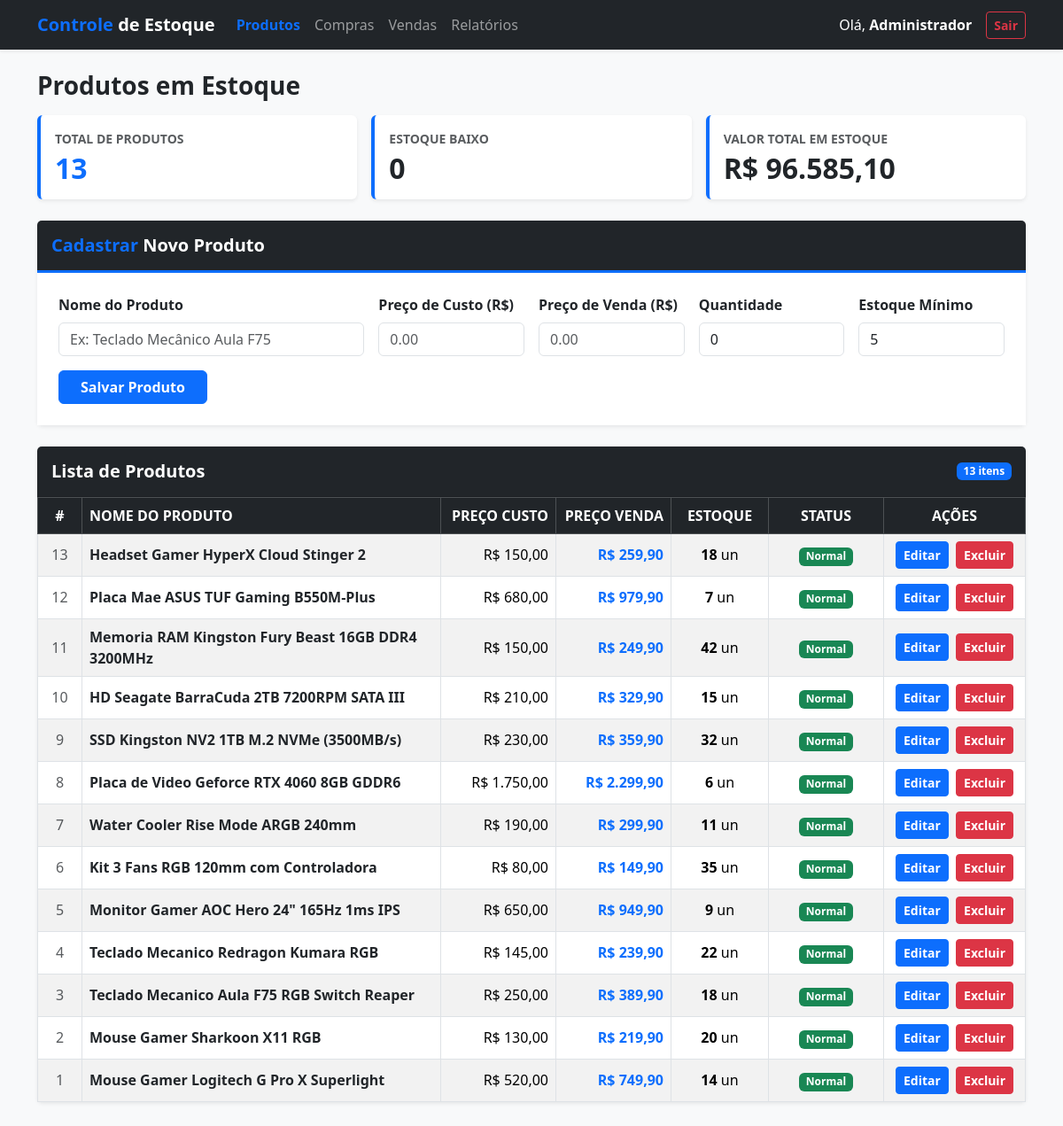
/index.php (signed in), run on the app's committed database.
### tables this page shows
CREATE TABLE PRODUTOS (
    cd_produto INT NOT NULL AUTO_INCREMENT PRIMARY KEY,
    nm_produto VARCHAR(100) NOT NULL,
    ds_produto VARCHAR(200),
    vl_custo DECIMAL(10,2) NOT NULL,
    vl_venda DECIMAL(10,2) NOT NULL,
    qt_estoque INT NOT NULL DEFAULT 0,
    qt_estoque_minimo INT NOT NULL DEFAULT 0,
    cd_categoria INT NOT NULL,
    cd_fornecedor INT NOT NULL,

    FOREIGN KEY (cd_categoria)
        REFERENCES CATEGORIAS(cd_categoria),

    FOREIGN KEY (cd_fornecedor)
        REFERENCES FORNECEDORES(cd_fornecedor)
);

### index.php (the view, shortened to what this page needs)
<?php
require_once "conexao.php";
$produtos = $pdo->query("SELECT * FROM produtos ORDER BY cd_produto DESC")->fetchAll(PDO::FETCH_ASSOC);
$total_produtos = count($produtos);
$produtos_baixo_estoque = 0;
$valor_total_estoque = 0;
foreach ($produtos as $p) {
    $valor_total_estoque += ($p['vl_venda'] * $p['qt_estoque']);
}
?>
<!DOCTYPE html>
<html lang="pt-BR">
<head>
    <link href="https://cdn.jsdelivr.net/npm/bootstrap@5.3.3/dist/css/bootstrap.min.css" rel="stylesheet">
</head>
<body class="bg-light">
<nav class="navbar navbar-expand-lg navbar-dark bg-dark shadow-sm mb-4">
    <div class="container">
        <a class="navbar-brand fw-bold" href="index.php"><span class="text-primary">Controle</span> de Estoque</a>
        <div class="collapse navbar-collapse" id="menu">
            <ul class="navbar-nav me-auto mb-2 mb-lg-0">
                <li class="nav-item">
                    <a class="nav-link active fw-bold text-primary" href="index.php">Produtos</a>
                </li>
                <li class="nav-item">
                    <a class="nav-link" href="compras.php">Compras</a>
                </li>
                <li class="nav-item">
                    <a class="nav-link" href="vendas.php">Vendas</a>
                </li>
                <li class="nav-item">
                    <a class="nav-link" href="relatorios.php">Relatórios</a>
                </li>
            </ul>
            <div class="d-flex align-items-center">
                <span class="text-white me-3">Olá, <strong><?php echo htmlspecialchars($_SESSION['usuario']); ?></strong></span>
                <a href="logout.php" class="btn btn-outline-danger btn-sm fw-bold">Sair</a>
            </div>
        </div>
    </div>
</nav>
<div class="container mb-5">
    <div class="d-flex justify-content-between align-items-center mb-3">
        <h3 class="fw-bold text-dark mb-0">Produtos em Estoque</h3>
    </div>
    <div class="row g-3 mb-4">
        <div class="col-md-4">
            <div class="card shadow-sm border-0 bg-white p-3 border-start border-primary border-4">
                <div class="text-muted small fw-bold">TOTAL DE PRODUTOS</div>
                <h2 class="fw-bold text-primary mb-0 mt-1"><?php echo $total_produtos; ?></h2>
            </div>
        </div>
        <div class="col-md-4">
            <div class="card shadow-sm border-0 bg-white p-3 border-start border-primary border-4">
                <div class="text-muted small fw-bold">ESTOQUE BAIXO</div>
                <h2 class="fw-bold mb-0 mt-1 <?php echo ($produtos_baixo_estoque > 0) ? 'text-danger' : 'text-dark'; ?>">
                    <?php echo $produtos_baixo_estoque; ?>
                </h2>
            </div>
        </div>
        <div class="col-md-4">
            <div class="card shadow-sm border-0 bg-white p-3 border-start border-primary border-4">
                <div class="text-muted small fw-bold">VALOR TOTAL EM ESTOQUE</div>
                <h2 class="fw-bold text-dark mb-0 mt-1">R$ <?php echo number_format($valor_total_estoque, 2, ',', '.'); ?></h2>
            </div>
        </div>
    </div>
    <div class="card shadow-sm border-0 mb-4">
        <div class="card-header bg-dark text-white py-3 border-bottom border-primary border-3">
            <h5 class="mb-0 fw-bold"><span class="text-primary">Cadastrar</span> Novo Produto</h5>
        </div>
        <div class="card-body p-4 bg-white">
            <form method="POST" action="index.php">
                <div class="row g-3">
                    <div class="col-md-4">
                        <label class="form-label fw-bold text-dark">Nome do Produto</label>
                        <input type="text" name="nome" class="form-control" placeholder="Ex: Teclado Mecânico Aula F75" required>
                    </div>
                    <div class="col-md-2">
                        <label class="form-label fw-bold text-dark">Preço de Custo (R$)</label>
                        <input type="number" step="0.01" name="preco_custo" class="form-control" placeholder="0.00" required>
                    </div>
                    <div class="col-md-2">
                        <label class="form-label fw-bold text-dark">Preço de Venda (R$)</label>
                        <input type="number" step="0.01" name="preco_venda" class="form-control" placeholder="0.00" required>
                    </div>
                    <div class="col-md-2">
                        <label class="form-label fw-bold text-dark">Quantidade</label>
                        <input type="number" name="quantidade" class="form-control" value="0" required>
                    </div>
                    <div class="col-md-2">
                        <label class="form-label fw-bold text-dark">Estoque Mínimo</label>
                        <input type="number" name="estoque_minimo" class="form-control" value="5" required>
                    </div>
                </div>
                <div class="mt-3">
                    <button type="submit" class="btn btn-primary fw-bold px-4">Salvar Produto</button>
                </div>
            </form>
        </div>
    </div>
    <div class="card shadow-sm border-0">
        <div class="card-header bg-dark text-white py-3 d-flex justify-content-between align-items-center">
            <h5 class="mb-0 fw-bold">Lista de Produtos</h5>
            <span class="badge bg-primary"><?php echo $total_produtos; ?> itens</span>
        </div>
        <div class="card-body p-0 bg-white">
            <div class="table-responsive">
                <table class="table table-striped table-bordered table-hover mb-0 align-middle">
                    <thead class="table-dark">
                        <tr>
                            <th class="text-center text-nowrap" style="width: 50px;">#</th>
                            <th>NOME DO PRODUTO</th>
                            <th class="text-nowrap text-end" style="width: 130px;">PREÇO CUSTO</th>
                            <th class="text-nowrap text-end" style="width: 130px;">PREÇO VENDA</th>
                            <th class="text-nowrap text-center" style="width: 110px;">ESTOQUE</th>
                            <th class="text-nowrap text-center" style="width: 130px;">STATUS</th>
                            <th class="text-nowrap text-center" style="width: 160px;">AÇÕES</th>
                        </tr>
                    </thead>
                    <tbody>
                        <?php if (empty($produtos)): ?>
                            <tr>
                                <td colspan="7" class="text-center py-4 text-muted">Nenhum produto cadastrado.</td>
                            </tr>
                        <?php else: ?>
                            <?php foreach ($produtos as $p): ?>
                                <tr>
                                    <td class="text-center text-muted"><?php echo $p['cd_produto']; ?></td>
                                    <td><strong class="text-dark"><?php echo htmlspecialchars($p['nm_produto']); ?></strong></td>
                                    <td class="text-nowrap text-end">R$ <?php echo number_format($p['vl_custo'], 2, ',', '.'); ?></td>
                                    <td class="text-nowrap text-end"><strong class="text-primary">R$ <?php echo number_format($p['vl_venda'], 2, ',', '.'); ?></strong></td>
                                    <td class="text-nowrap text-center"><strong><?php echo $p['qt_estoque']; ?></strong> un</td>
                                    <td class="text-nowrap text-center">
                                        <?php if ($p['qt_estoque'] == 0): ?>
                                            <span class="badge bg-secondary">Esgotado</span>
                                        <?php elseif ($p['qt_estoque'] <= $p['qt_estoque_minimo']): ?>
                                            <span class="badge bg-danger">Estoque Baixo</span>
                                        <?php else: ?>
                                            <span class="badge bg-success">Normal</span>
                                        <?php endif; ?>
                                    </td>
                                    <td class="text-nowrap text-center">
                                        <a href="editar_produto.php?id=<?php echo $p['cd_produto']; ?>" class="btn btn-primary btn-sm fw-bold me-1">Editar</a>
                                        <a href="index.php?excluir=<?php echo $p['cd_produto']; ?>" class="btn btn-danger btn-sm fw-bold" onclick="return confirm('Deseja realmente excluir este produto?')">Excluir</a>
                                    </td>
                                </tr>
                            <?php endforeach; ?>
                        <?php endif; ?>
                    </tbody>
                </table>
            </div>
        </div>
    </div>
</div>
</body>
</html>

### data on the page
produtos: cd_produto "13", nm_produto "Headset Gamer HyperX Cloud Stinger 2", vl_custo "150,00", vl_venda "259,90", qt_estoque "18", qt_estoque_minimo "Normal"
produtos: cd_produto "12", nm_produto "Placa Mae ASUS TUF Gaming B550M-Plus", vl_custo "680,00", vl_venda "979,90", qt_estoque "7", qt_estoque_minimo "Normal"
produtos: cd_produto "11", nm_produto "Memoria RAM Kingston Fury Beast 16GB DDR4 3200MHz", vl_custo "150,00", vl_venda "249,90", qt_estoque "42", qt_estoque_minimo "Normal"
produtos: cd_produto "10", nm_produto "HD Seagate BarraCuda 2TB 7200RPM SATA III", vl_custo "210,00", vl_venda "329,90", qt_estoque "15", qt_estoque_minimo "Normal"
produtos: cd_produto "9", nm_produto "SSD Kingston NV2 1TB M.2 NVMe (3500MB/s)", vl_custo "230,00", vl_venda "359,90", qt_estoque "32", qt_estoque_minimo "Normal"
produtos: cd_produto "8", nm_produto "Placa de Video Geforce RTX 4060 8GB GDDR6", vl_custo "1.750,00", vl_venda "2.299,90", qt_estoque "6", qt_estoque_minimo "Normal"
produtos: cd_produto "7", nm_produto "Water Cooler Rise Mode ARGB 240mm", vl_custo "190,00", vl_venda "299,90", qt_estoque "11", qt_estoque_minimo "Normal"
produtos: cd_produto "6", nm_produto "Kit 3 Fans RGB 120mm com Controladora", vl_custo "80,00", vl_venda "149,90", qt_estoque "35", qt_estoque_minimo "Normal"
produtos: cd_produto "5", nm_produto "Monitor Gamer AOC Hero 24\" 165Hz 1ms IPS", vl_custo "650,00", vl_venda "949,90", qt_estoque "9", qt_estoque_minimo "Normal"
produtos: cd_produto "4", nm_produto "Teclado Mecanico Redragon Kumara RGB", vl_custo "145,00", vl_venda "239,90", qt_estoque "22", qt_estoque_minimo "Normal"
produtos: cd_produto "3", nm_produto "Teclado Mecanico Aula F75 RGB Switch Reaper", vl_custo "250,00", vl_venda "389,90", qt_estoque "18", qt_estoque_minimo "Normal"
produtos: cd_produto "2", nm_produto "Mouse Gamer Sharkoon X11 RGB", vl_custo "130,00", vl_venda "219,90", qt_estoque "20", qt_estoque_minimo "Normal"
produtos: cd_produto "1", nm_produto "Mouse Gamer Logitech G Pro X Superlight", vl_custo "520,00", vl_venda "749,90", qt_estoque "14", qt_estoque_minimo "Normal"

### other printed values
$_SESSION['usuario'] "Administrador"
$total_produtos "13"
$produtos_baixo_estoque "0"
$valor_total_estoque "96.585,10"
